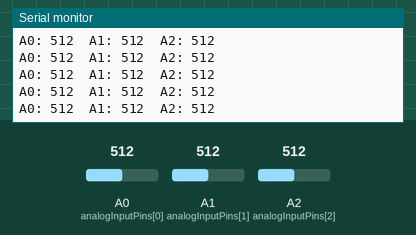
Recording of a sketch running on a simulated Arduino Uno, built with avr-gcc and run on an emulated ATmega328P. Shown: the last lines printed to the serial monitor. The test bench sets the inputs (shaded band); at power-on: A0 (analogInputPins[0]) = 512, A1 (analogInputPins[1]) = 512, A2 (analogInputPins[2]) = 512.

Above: at 1.2 s.
1.3 s: A0 (analogInputPins[0]) set to 106
At 1.9 s:
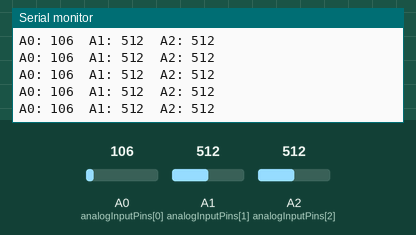
4.3 s: A0 (analogInputPins[0]) set to 91
At 5.4 s:
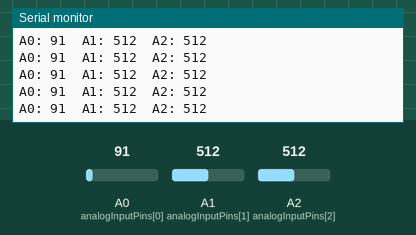
7.3 s: A1 (analogInputPins[1]) set to 104
At 7.8 s:
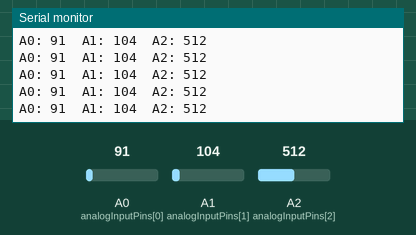
10.3 s: A1 (analogInputPins[1]) set to 94
At 11.2 s:
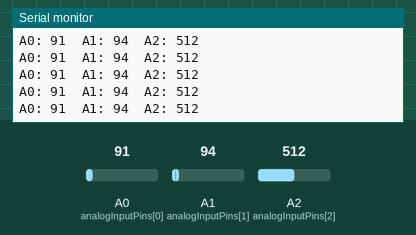
11.8 s: A2 (analogInputPins[2]) set to 107
At 12.4 s:
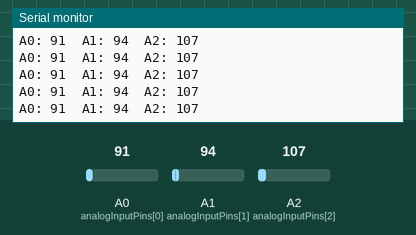
13.3 s: A2 (analogInputPins[2]) set to 94
At 14.4 s:
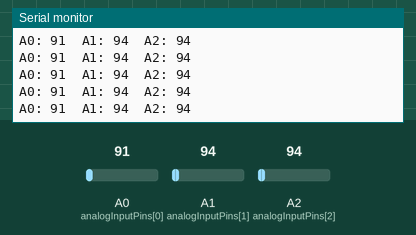
Timing chart, 0 to 15.8 s (numbered marks = the images above; inputs shaded):
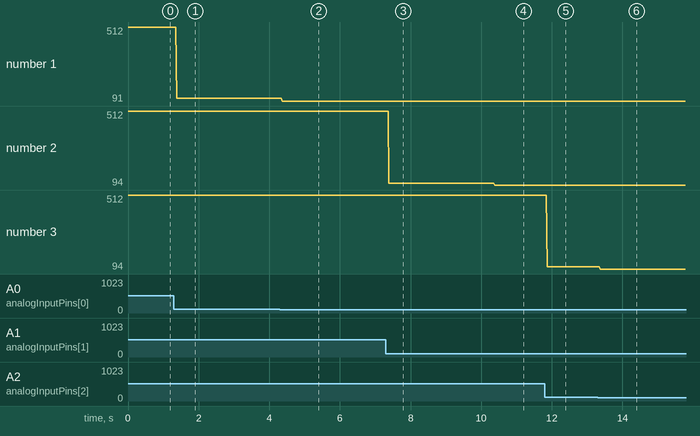

Measured:
- after the input at 1.3 s, the serial monitor: prints a new line after 0.08 s (image 1)
- after the input at 4.3 s, the serial monitor: prints a new line after 0.07 s (image 2)
- after the input at 7.3 s, the serial monitor: prints a new line after 0.09 s (image 3)
- after the input at 10.3 s, the serial monitor: prints a new line after 0.08 s (image 4)
- after the input at 11.8 s, the serial monitor: prints a new line after 0.07 s (image 5)
- after the input at 13.3 s, the serial monitor: prints a new line after 0.07 s (image 6)
- plotted number 1: 512 → 106 after the input at 1.3 s, 106 → 91 after the input at 4.3 s
- plotted number 2: 512 → 104 after the input at 7.3 s, 104 → 94 after the input at 10.3 s

The sketch:

readpiezosandprintvalue.ino
```cpp
//========================================================================================
//Set this value to the number of keys/piezos you are using
const int NUM_OF_KEYS = 3;
//Adjust this value to change the sensitivity of the piezos
const int THRESHOLD = 5;
//Change these values to set which analog input pins you are using
//Also make sure that the total number of values here matches the value of NUM_OF_KEYS
const int analogInputPins[NUM_OF_KEYS] = {A0, A1, A2};
//=======================================================================================

//Variables for storing certain values
int piezoVal[NUM_OF_KEYS] = {0};
int bufferlength = 0;
char stringBuffer [50];

void setup()
{
  // initialize serial communication at 9600 bits per second:
  Serial.begin(9600);
}

void loop()
{
    //repeat the below code for each anaolog input/piezo sensor
    for (int count; count < NUM_OF_KEYS; count++)
    {
        //read the piezo value
        piezoVal[count] = analogRead(analogInputPins[count]);
    }

    for(int l= 0; l<=bufferlength; l++)
    {
      Serial.print("A0: ");
      Serial.print(piezoVal[0]);
      Serial.print("\t");
      Serial.print("A1: ");
      Serial.print(piezoVal[1]);
      Serial.print("\t");
      Serial.print("A2: ");
      Serial.print(piezoVal[2]);
      Serial.println();
    }

    //pause the loop
    delay(1);
}
```
